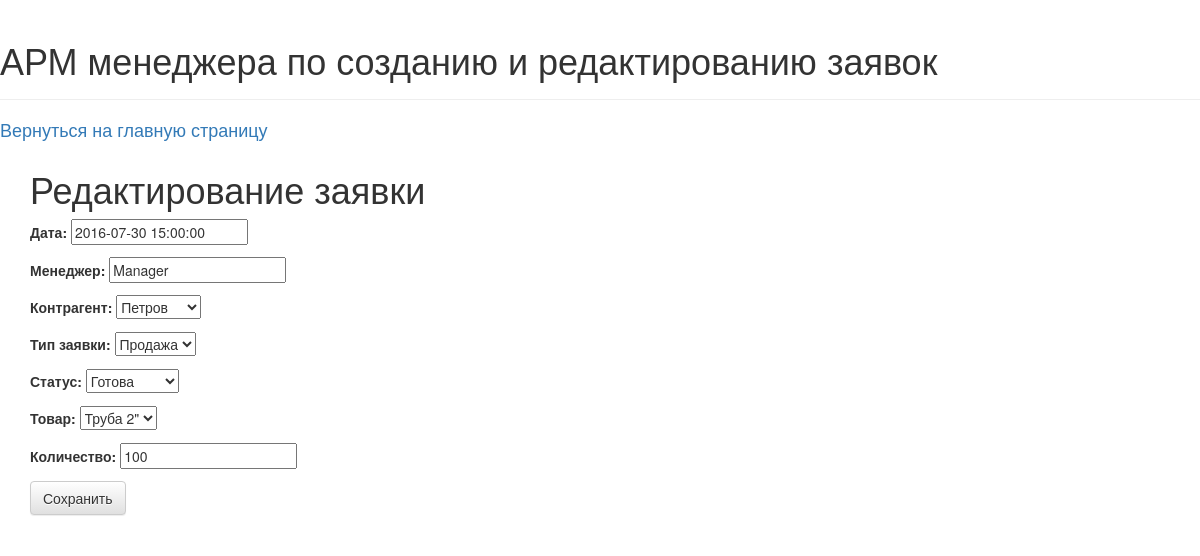
/bid/1/edit/, run on an earlier commit of the app's database.
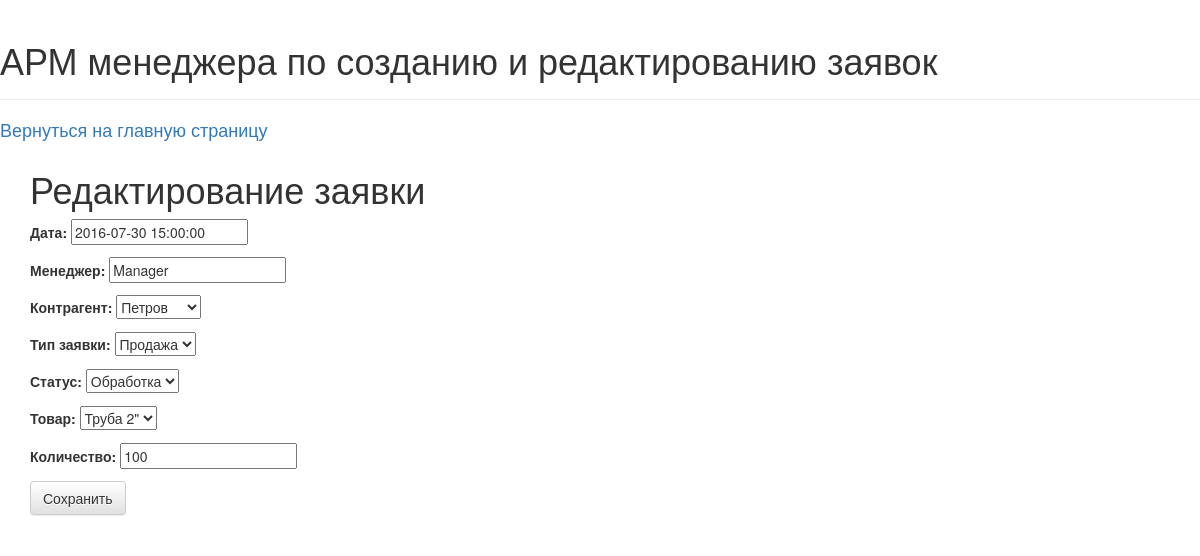
And on a later commit of the database.
### myapp/models.py (models this page shows, shortened)
class Bid(models.Model):
    date = models.DateTimeField("Дата", default=timezone.now)
    manager = models.CharField("Менеджер", max_length=200)
    bid_partner = models.ForeignKey(Partner, verbose_name="Контрагент", null=True, blank=True)
    bid_type = models.ForeignKey(Type, verbose_name="Тип заявки", null=True, blank=True)
    bid_product = models.ForeignKey(Product, verbose_name="Товар", null=True, blank=True)
    amount = models.IntegerField("Количество", default=0)
    bid_status = models.ForeignKey(Status, verbose_name="Статус", null=True, blank=True)
    class Meta():
        verbose_name = "Заявка"
        verbose_name_plural = "Заявки"

### myapp/views.py (the view)
# urls.py: url(r'^bid/(?P<pk>\d+)/edit/$', views.BidEditView, name = 'bid_edit'),
def BidEditView (request, pk):
        bid = get_object_or_404(Bid, pk=pk)
        if request.method == "POST":
            form = BidEditForm(request.POST, instance=bid)
            if form.is_valid():
                bid = form.save(commit=False)
                bid.bid_status = Status.objects.get(pk=int(request.POST.get('bid_status')))
                bid.bid_product = Product.objects.get(pk=int(request.POST.get('bid_product')))
                bid.amount = request.POST.get('amount')
                bid.save()
                return redirect(reverse('bid', args=[bid.pk] ))
        else:
            form = BidEditForm(instance=bid)
        return render(request, 'myapp/BidEdit.html', {'form': form})

### myapp/forms.py
class BidEditForm(ModelForm):
    class Meta:
        model = Bid
        fields = ['date', 'manager', 'bid_partner', 'bid_type', 'bid_status', 'bid_product', 'amount']

### myapp/models.py (called while the page is built)
    def __str__(self):
        return self.partner_name

    def __str__(self):
        return self.product_name

    def __str__(self):
        return self.type_name

    def __str__(self):
        return self.status_name

### myapp/templates/myapp/BidEdit.html
{% extends 'profile/base.html' %}
{% block content %}
<h1>Редактирование заявки</h1>
       <form method="POST" class="bid-form">{% csrf_token %}
              {{ form.as_p }}
           <button type="submit" class="save btn btn-default">Сохранить</button>
       </form>
{% endblock content %}

### myapp/templates/profile/base.html (shortened to what this page needs)
{% load staticfiles %}
<html>
<head>
  <link rel="stylesheet" href="{% static 'css/main.css' %}">
  <link rel="stylesheet" href="//maxcdn.bootstrapcdn.com/bootstrap/3.2.0/css/bootstrap.min.css">
  <link rel="stylesheet" href="//maxcdn.bootstrapcdn.com/bootstrap/3.2.0/css/bootstrap-theme.min.css">
</head>
<body>
    <div class="page-header">
        <h1>АРМ менеджера по созданию и редактированию заявок</h1>
    </div>
    <div>
      <h4><a href="/">Вернуться на главную страницу</a></h4>
    </div>
    <div class="content container">
        <div class="row">
            <div class="col-md-8">
            {% block content %}
            {% endblock %}
            </div>
        </div>
    </div>
</body>
</html>

What changed in the data, as far as the page shows it:
changed Bid "Manager": bid_status "Готова" → "Обработка"
